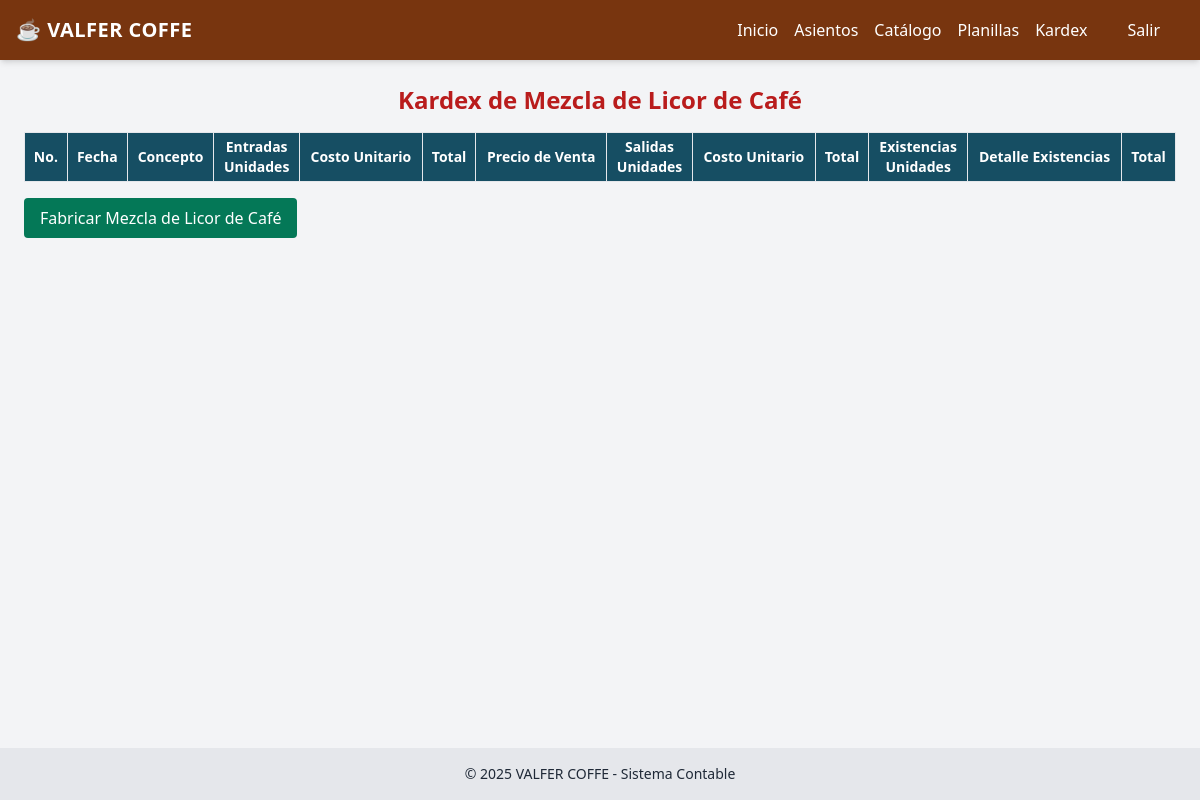
The page /kardex/producto/2/ on the database as committed earlier.
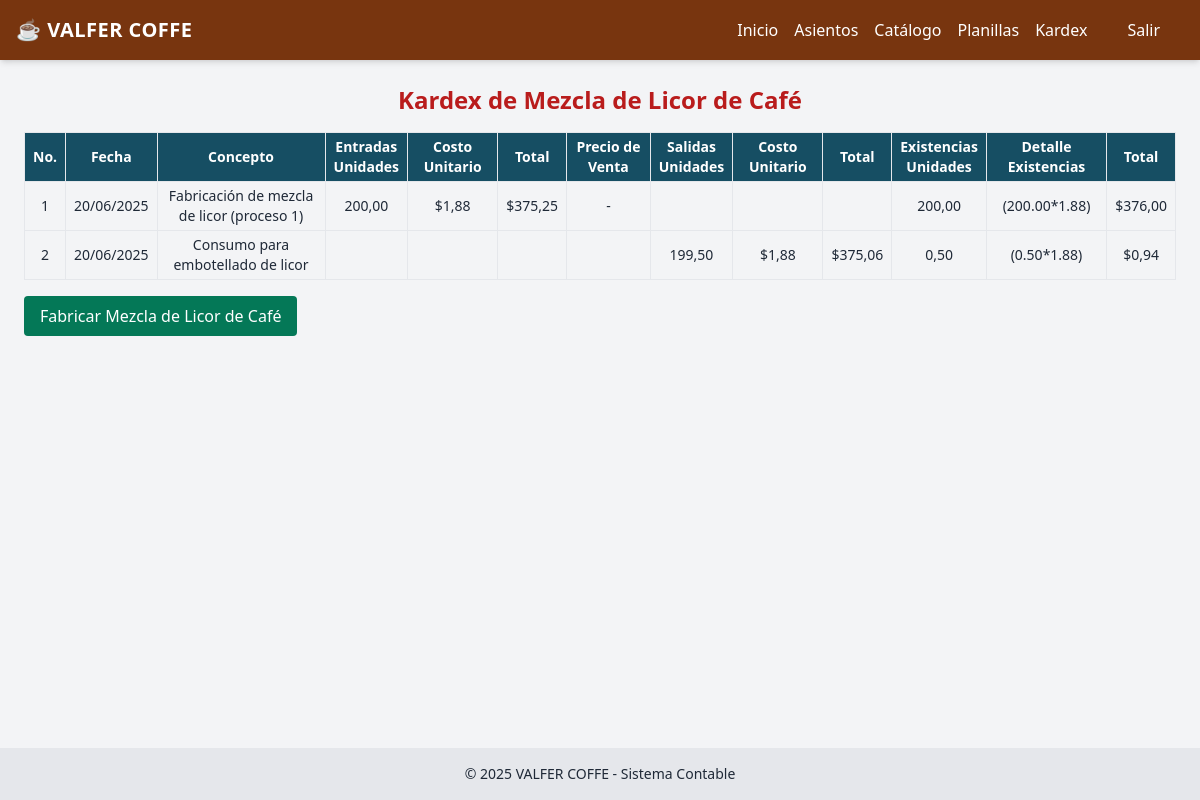
The same page on the database as committed later.
### contabilidad/models.py (models this page shows, shortened)
class KardexProductoTerminado(models.Model):
    producto = models.ForeignKey(ProductoTerminado, on_delete=models.CASCADE)
    fecha = models.DateField()
    tipo_movimiento = models.CharField(max_length=20, choices=[('ingreso','Ingreso Proceso'),('salida','Venta')])
    concepto = models.CharField(max_length=255, blank=True, null=True)
    cantidad = models.DecimalField(max_digits=12, decimal_places=2)
    costo_unitario = models.DecimalField(max_digits=12, decimal_places=2)
    precio_venta_unitario = models.DecimalField(max_digits=10, decimal_places=2, null=True, blank=True)
    total = models.DecimalField(max_digits=12, decimal_places=2)
    saldo_cantidad = models.DecimalField(max_digits=12, decimal_places=2)
    saldo_total = models.DecimalField(max_digits=12, decimal_places=2)

### contabilidad/views.py (the view)
# urls.py: path('kardex/producto/<int:producto_id>/', views.kardex_producto_terminado, name='kardex_producto_terminado'),
def kardex_producto_terminado(request, producto_id):
    producto = get_object_or_404(ProductoTerminado, id=producto_id)
    movimientos = KardexProductoTerminado.objects.filter(
        producto=producto
    ).order_by('fecha', 'id')
    movimientos_y_lotes = []
    lotes_actuales = []
    total_existencias = Decimal('0')
    for mov in movimientos:
        if mov.tipo_movimiento == 'ingreso':
            lotes_actuales.append({
                'cantidad': mov.cantidad,
                'costo_unitario': mov.costo_unitario,
                'precio_venta_unitario': mov.precio_venta_unitario or mov.costo_unitario  # Fallback por si no está definido
            })
            total_existencias += mov.cantidad
        elif mov.tipo_movimiento == 'salida':
            cantidad_a_sacar = mov.cantidad
            i = 0
            while cantidad_a_sacar > 0 and i < len(lotes_actuales):
                lote = lotes_actuales[i]
                consumir = min(lote['cantidad'], cantidad_a_sacar)
                lote['cantidad'] -= consumir
                cantidad_a_sacar -= consumir
                if lote['cantidad'] == 0:
                    i += 1
            lotes_actuales = [l for l in lotes_actuales if l['cantidad'] > 0]
            total_existencias -= mov.cantidad
        total_valor = sum(
            l['cantidad'] * l.get('precio_venta_unitario', l['costo_unitario'])
            for l in lotes_actuales
        )
        detalle_existencias = " + ".join(
            [f"({float(l['cantidad']):.2f}*{float(l.get('precio_venta_unitario', l['costo_unitario'])):.2f})"
             for l in lotes_actuales]
        ) if lotes_actuales else ""
        movimientos_y_lotes.append((
            mov,
            {
                'unidades_totales': total_existencias,
                'detalle': detalle_existencias,
                'valor_total': total_valor,
            }
        ))
    nombre = producto.nombre.lower()
    if "bolsa" in nombre:
        fabricar_url = 'fabricar_embolsar_cafe'
        texto_boton = 'Fabricar Bolsas de Café'
    elif "mezcla" in nombre:
        fabricar_url = 'fabricar_mezcla_licor'
        texto_boton = 'Fabricar Mezcla de Licor de Café'
    elif "licor" in nombre or "750ml" in nombre:
        fabricar_url = 'fabricar_embotellar_licor'
        texto_boton = 'Fabricar Licor de Café 750ml'
    else:
        fabricar_url = None
        texto_boton = None
    return render(request, 'fabricacion/kardex_producto_terminado.html', {
        'producto': producto,
        'movimientos_y_lotes': movimientos_y_lotes,
        'fabricar_url': fabricar_url,
        'texto_boton': texto_boton,
    })

### contabilidad/templates/fabricacion/kardex_producto_terminado.html (shortened to what this page needs)
{% extends 'contabilidad/base.html' %}
{% block content %}
<h2 class="text-2xl font-bold mb-4 text-center text-red-700">Kardex de {{ producto.nombre }}</h2>
<div class="overflow-x-auto">
  <table class="w-full text-sm border text-center">
    <thead class="bg-cyan-900 text-white">
      <tr>
        <th class="border px-2 py-1">No.</th>
        <th class="border px-2 py-1">Fecha</th>
        <th class="border px-2 py-1">Concepto</th>
        <th class="border px-2 py-1">Entradas<br>Unidades</th>
        <th class="border px-2 py-1">Costo Unitario</th>
        <th class="border px-2 py-1">Total</th>
        <th class="border px-2 py-1">Precio de Venta</th>
        <th class="border px-2 py-1">Salidas<br>Unidades</th>
        <th class="border px-2 py-1">Costo Unitario</th>
        <th class="border px-2 py-1">Total</th>
        <th class="border px-2 py-1">Existencias<br>Unidades</th>
        <th class="border px-2 py-1">Detalle Existencias</th>
        <th class="border px-2 py-1">Total</th>
      </tr>
    </thead>
    <tbody>
      {% for mov, exist in movimientos_y_lotes %}
        <tr>
          <td class="border px-2 py-1">{{ forloop.counter }}</td>
          <td class="border px-2 py-1">{{ mov.fecha|date:"d/m/Y" }}</td>
          <td class="border px-2 py-1">{{ mov.concepto }}</td>
          {% if mov.tipo_movimiento == 'ingreso' %}
            <td class="border px-2 py-1">{{ mov.cantidad|floatformat:2 }}</td>
            <td class="border px-2 py-1">${{ mov.costo_unitario|floatformat:2 }}</td>
            <td class="border px-2 py-1">${{ mov.total|floatformat:2 }}</td>
            <td class="border px-2 py-1">
              {% if mov.precio_venta_unitario %}
                <span class="font-bold text-blue-700">${{ mov.precio_venta_unitario|floatformat:2 }}</span>
              {% else %}
                -
              {% endif %}
            </td>
            <td class="border px-2 py-1"></td>
            <td class="border px-2 py-1"></td>
            <td class="border px-2 py-1"></td>
          {% elif mov.tipo_movimiento == 'salida' %}
            <td class="border px-2 py-1"></td>
            <td class="border px-2 py-1"></td>
            <td class="border px-2 py-1"></td>
            <td class="border px-2 py-1"></td>
            <td class="border px-2 py-1">{{ mov.cantidad|floatformat:2 }}</td>
            <td class="border px-2 py-1">${{ mov.costo_unitario|floatformat:2 }}</td>
            <td class="border px-2 py-1">${{ mov.total|floatformat:2 }}</td>
          {% endif %}
          <td class="border px-2 py-1">{{ exist.unidades_totales|floatformat:2 }}</td>
          <td class="border px-2 py-1">{{ exist.detalle }}</td>
          <td class="border px-2 py-1">${{ exist.valor_total|floatformat:2 }}</td>
        </tr>
      {% endfor %}
    </tbody>
  </table>
</div>
{% if fabricar_url and texto_boton %}
  <a href="{% url fabricar_url %}" class="inline-block bg-emerald-700 text-white px-4 py-2 rounded hover:bg-emerald-800 transition mt-4">
    {{ texto_boton }}
  </a>
{% endif %}
{% endblock %}

Rows that differ between the two databases and show on the page:
added KardexProductoTerminado: fecha "20/06/2025", concepto "Fabricación de mezcla de licor (proceso 1)", cantidad "200,00", costo_unitario "1,88", total "375,25", unidades_totales "200,00", detalle "(200.00*1.88)", valor_total "376,00"
added KardexProductoTerminado: fecha "20/06/2025", concepto "Consumo para embotellado de licor", cantidad "199,50", costo_unitario "1,88", total "375,06", unidades_totales "0,50", detalle "(0.50*1.88)", valor_total "0,94"
